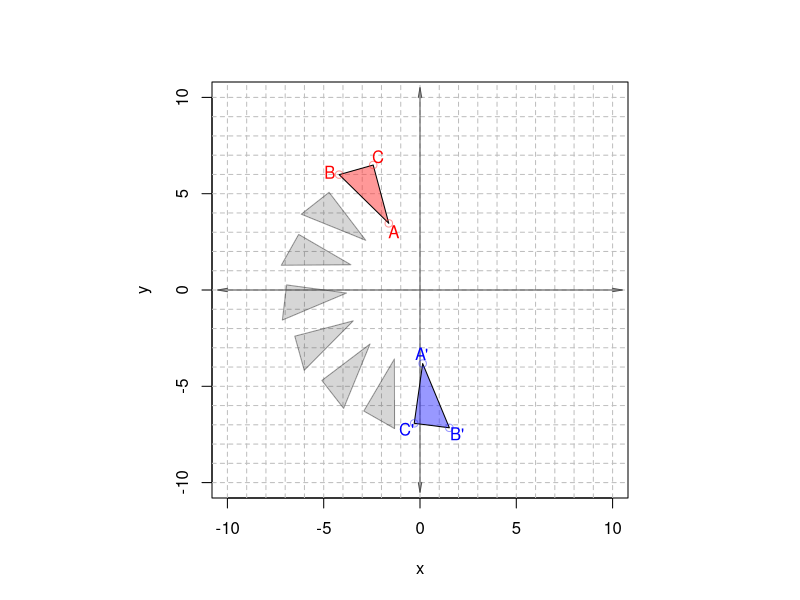

Write R code to recreate this figure.
## ---- chunk 1
while(T){
  xs = runif(3,-2,2)
  ys = runif(3,-2,2)
  r = runif(1,5,8)
  t = runif(1,0,2*pi)
  xs = round(r*cos(t)+xs,2)
  ys = round(r*sin(t)+ys,2)
  xc = c(xs,xs[1])
  yc = c(ys,ys[1])
  dc = sqrt(diff(xc)^2+diff(yc)^2)
  a = dc[1]
  b = dc[2]
  c = dc[3]
  t1 = acos((a^2+b^2-c^2)/2/a/b)
  t2 = acos((a^2-b^2+c^2)/2/a/c)
  t3 = acos((-a^2+b^2+c^2)/2/c/b)
  th = round(runif(1,pi/2,3*pi/2)*sample(c(-1,1),1),2)
  cwccw = c("clockwise","counterclockwise")[round((sign(th)+1)/2)+1]
  wp = sample(1:3,1)
  wc = sample(1:2,1)
  X1 = xs[wp]
  Y1 = ys[wp]
  radius = sqrt(X1^2+Y1^2)
  theta = atan2(Y1,X1)
  X2 = radius*cos(theta+th)
  Y2 = radius*sin(theta+th)
  if(min(c(t1,t2,t3))>pi/12 && max(c(t1,t2,t3))<3*pi/2 && min(dc)>1 && abs(X1)>0.02 && abs(Y1)>0.02 && abs(X2)>0.02 && abs(Y2)>0.02){break}
}


anpo = c(X2,Y2)
sol = anpo[wc]
qor = c("A","B","C")[wp]
qpo = c("A'","B'","C'")[wp]
qco = c("x","y")[wc]
## ---- chunk 2
par(pty="s")
plot(0,0,type="n",xlim=c(-10,10),ylim=c(-10,10),xlab="x",ylab="y")
for(i in seq(-10,10,1)){
  abline(h=i,col="grey",lty=2)
  abline(v=i,col="grey",lty=2)
}
arrows(-10.5,0,10.5,0,length=0.1,angle=10,code=3,col=rgb(0.3,0.3,0.3))
arrows(0,-10.5,0,10.5,length=0.1,angle=10,code=3,col=rgb(0.3,0.3,0.3))
rs = sqrt(xs^2+ys^2)
ths = atan2(ys,xs)
ttt = min(c(floor(abs(th)/max(abs(diff(c(ths,ths[1]))))),8))
n = max(c(ttt,4)) #round(abs(th*1.5)+1)
for(i in seq(0,th,length.out=n)[2:(n-1)]){
  x2s = rs*cos(ths+i)
  y2s = rs*sin(ths+i)
  polygon(x2s,y2s,col=rgb(0.2,0.2,0.2,0.2),border=rgb(0.2,0.2,0.2,0.5))
}

labtri = function(xs,ys,col,lets=c("A","B","C")){
  for(i in 1:3){
    xa = xs[i]
    xb = xs[c(1,2,3)[-i][1]]
    xc = xs[c(1,2,3)[-i][2]]
    ya = ys[i]
    yb = ys[c(1,2,3)[-i][1]]
    yc = ys[c(1,2,3)[-i][2]]
    t1 = atan2((yb-ya),(xb-xa))
    t2 = atan2((yc-ya),(xc-xa))
    tave = (t1+t2)/2
    if(abs(t2-t1)>pi){adder=pi}else{adder=0}
    let = lets[i]
    text(xa+0.5*cos(tave+pi+adder),ya+0.5*sin(tave+pi+adder),let,col=col)
  }
}

polygon(xs,ys,col=rgb(1,0.2,0.2,0.5))
points(xs,ys,col=rgb(1,0.2,0.2,0.5))
labtri(xs,ys,"red")

x2s = rs*cos(ths+th)
y2s = rs*sin(ths+th)
polygon(x2s,y2s,col=rgb(0.2,0.2,1,0.5))
points(x2s,y2s,col=rgb(0.2,0.2,1,0.5))
labtri(x2s,y2s,"blue",lets=c("A'","B'","C'"))
